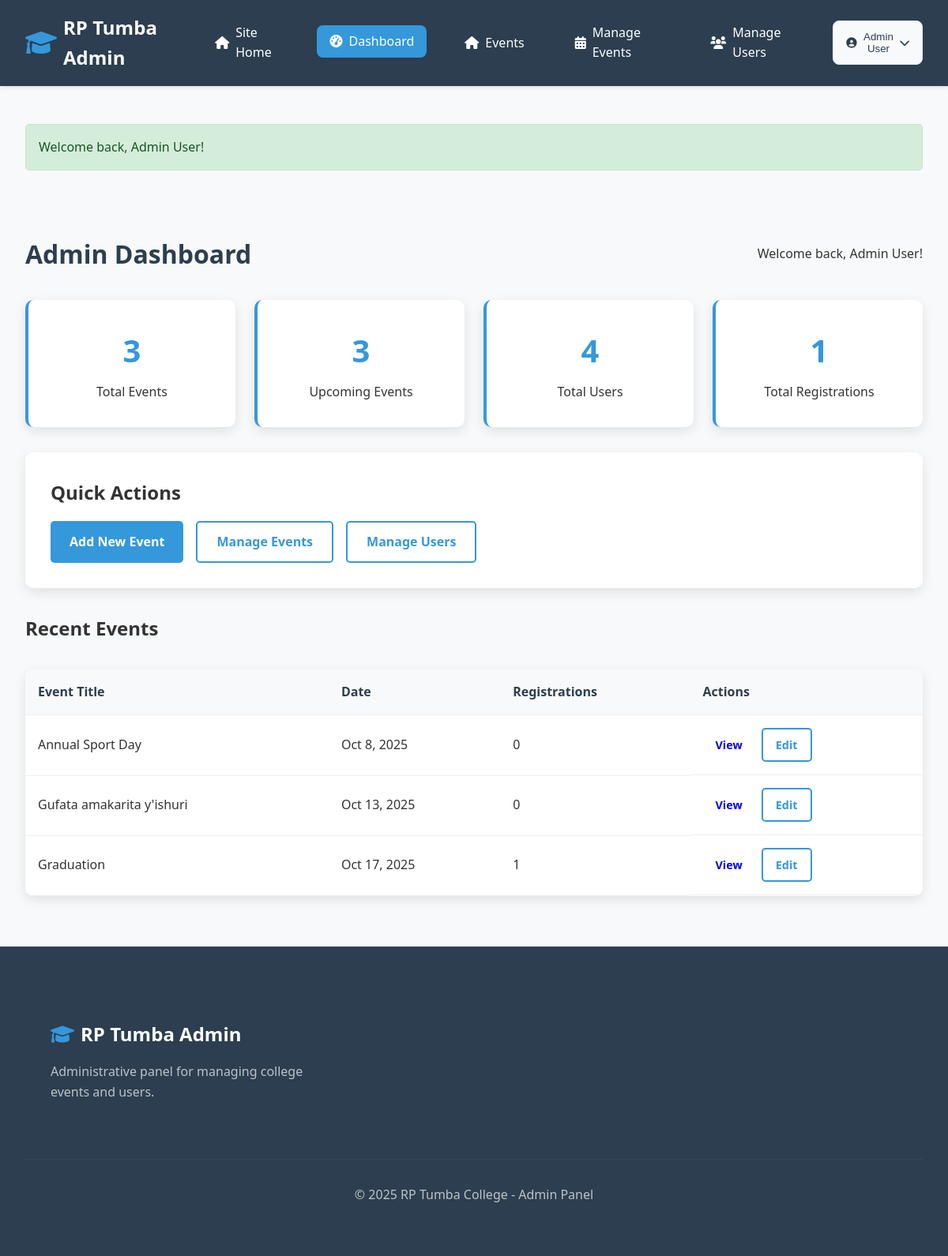
Page /admin/dashboard.php (signed in) on the committed database.
### tables this page shows
CREATE TABLE `events` (
  `id` int(11) NOT NULL,
  `title` varchar(200) NOT NULL,
  `description` text DEFAULT NULL,
  `event_date` date NOT NULL,
  `event_time` time NOT NULL,
  `duration` int(11) DEFAULT NULL,
  `duration_unit` enum('minutes','hours','days','weeks','months') DEFAULT NULL,
  `venue` varchar(100) NOT NULL,
  `organizer` varchar(100) DEFAULT NULL,
  `category` varchar(50) DEFAULT NULL,
  `max_participants` int(11) DEFAULT NULL,
  `image_path` varchar(255) DEFAULT 'assets/images/event-placeholder.jpg',
  `created_by` int(11) DEFAULT NULL,
  `created_at` timestamp NOT NULL DEFAULT current_timestamp(),
  `status` enum('upcoming','ongoing','completed','cancelled') DEFAULT 'upcoming',
  `completed_at` datetime DEFAULT NULL,
  `completed_by` int(11) DEFAULT NULL,
  `auto_complete_time` datetime DEFAULT NULL
);

### includes/functions.php (called while the page is built, shortened)
<?php
function isAdmin() {
    return isset($_SESSION['role']) && $_SESSION['role'] === 'admin';
}
?>

### admin/dashboard.php (the view)
<?php include 'includes/admin-header.php'; ?>
<div class="admin-container">
    <div class="admin-header">
        <h1>Admin Dashboard</h1>
        <p>Welcome back, <?php echo htmlspecialchars($_SESSION['name']); ?>!</p>
    </div>
    <div class="admin-stats">
        <div class="admin-stat-card">
            <h3><?php echo $total_events; ?></h3>
            <p>Total Events</p>
        </div>
        <div class="admin-stat-card">
            <h3><?php echo $upcoming_events; ?></h3>
            <p>Upcoming Events</p>
        </div>
        <div class="admin-stat-card">
            <h3><?php echo $total_users; ?></h3>
            <p>Total Users</p>
        </div>
        <div class="admin-stat-card">
            <h3><?php echo $total_registrations; ?></h3>
            <p>Total Registrations</p>
        </div>
    </div>
    <div class="quick-actions">
        <h2>Quick Actions</h2>
        <div class="action-buttons">
            <a href="add-event.php" class="btn btn-primary">Add New Event</a>
            <a href="manage-events.php" class="btn btn-outline">Manage Events</a>
            <?php if(isAdmin()): ?>
                <a href="manage-users.php" class="btn btn-outline">Manage Users</a>
            <?php endif; ?>
        </div>
    </div>
    <div class="recent-events">
        <h2>Recent Events</h2>
        <div class="admin-table">
            <table>
                <thead>
                    <tr>
                        <th>Event Title</th>
                        <th>Date</th>
                        <th>Registrations</th>
                        <th>Actions</th>
                    </tr>
                </thead>
                <tbody>
                    <?php foreach($recent_events as $event): ?>
                    <tr>
                        <td><?php echo htmlspecialchars($event['title']); ?></td>
                        <td><?php echo date('M j, Y', strtotime($event['event_date'])); ?></td>
                        <td><?php echo $event['registrations']; ?></td>
                        <td class="admin-actions">
                            <a href="../event-details.php?id=<?php echo $event['id']; ?>" class="btn btn-sm">View</a>
                            <a href="add-event.php?edit=<?php echo $event['id']; ?>" class="btn btn-sm btn-outline">Edit</a>
                        </td>
                    </tr>
                    <?php endforeach; ?>
                </tbody>
            </table>
        </div>
    </div>
</div>
<?php include 'includes/admin-footer.php'; ?>

### assets/css/style.css (style rules this page uses)
* { margin: 0; padding: 0; box-sizing: border-box; }
body { font-family: 'Segoe UI', Tahoma, Geneva, Verdana, sans-serif; line-height: 1.6; color: #333; background-color: #f8f9fa; }
.btn { padding: 0.75rem 1.5rem; border: none; border-radius: 5px; text-decoration: none; display: inline-flex; align-items: center; gap: 0.5rem; font-weight: 600; cursor: pointer; transition: all 0.3s ease; text-align: center; justify-content: center; }
.btn-primary { background: #3498db; color: white; }
.btn-outline { background: transparent; border: 2px solid #3498db; color: #3498db; }
.btn-sm { padding: 0.5rem 1rem; font-size: 0.9rem; }
.admin-header { display: flex; justify-content: space-between; align-items: center; margin-bottom: 2rem; flex-wrap: wrap; gap: 1rem; }
.admin-header h1 { color: #2c3e50; }
.admin-stat-card { background: white; padding: 2rem; border-radius: 10px; text-align: center; box-shadow: 0 5px 15px rgba(0,0,0,0.1); }
.admin-stat-card h3 { font-size: 2.5rem; color: #3498db; margin-bottom: 0.5rem; }
.quick-actions { background: white; padding: 2rem; border-radius: 10px; box-shadow: 0 5px 15px rgba(0,0,0,0.1); margin: 2rem 0; }
.action-buttons { display: flex; gap: 1rem; flex-wrap: wrap; margin-top: 1rem; }

### admin/includes/admin-header.php (style rules this page uses)
.admin-container { max-width: 1400px; margin: 0 auto; padding: 2rem; }
.admin-stats { display: grid; grid-template-columns: repeat(auto-fit, minmax(200px, 1fr)); gap: 1.5rem; margin: 2rem 0; }
.admin-stat-card { background: white; padding: 2rem; border-radius: 10px; text-align: center; box-shadow: 0 5px 15px rgba(0,0,0,0.1); border-left: 4px solid #3498db; }
.admin-stat-card h3 { font-size: 2.5rem; color: #3498db; margin-bottom: 0.5rem; }
.admin-table { background: white; border-radius: 10px; overflow: hidden; box-shadow: 0 5px 15px rgba(0,0,0,0.1); margin: 2rem 0; }
.admin-table table { width: 100%; border-collapse: collapse; }
.admin-table th, .admin-table td { padding: 1rem; text-align: left; border-bottom: 1px solid #eee; }
.admin-table th { background: #f8f9fa; font-weight: 600; color: #2c3e50; }
.admin-actions { display: flex; gap: 0.5rem; }
.btn-sm { padding: 0.5rem 1rem; font-size: 0.9rem; }

### rows in the picture
events: title "Annual Sport Day", event_date "Oct 8, 2025", registrations "0"
events: title "Gufata amakarita y'ishuri", event_date "Oct 13, 2025", registrations "0"
events: title "Graduation", event_date "Oct 17, 2025", registrations "1"

### other values in the picture
$_SESSION['name'] "Admin User"
$_SESSION['message'] "Welcome back, Admin User!"
$total_events "3"
$upcoming_events "3"
$total_users "4"
$total_registrations "1"
